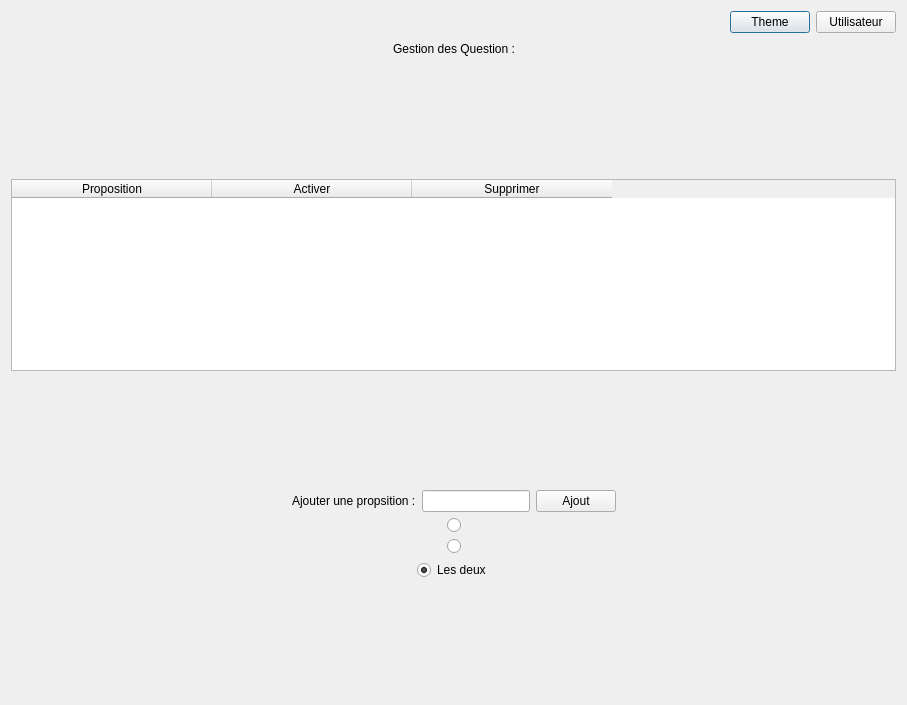
<?xml version="1.0" encoding="UTF-8"?>
<ui version="4.0">
 <class>Proposition</class>
 <widget class="QDialog" name="Proposition">
  <property name="geometry">
   <rect>
    <x>0</x>
    <y>0</y>
    <width>907</width>
    <height>705</height>
   </rect>
  </property>
  <property name="windowTitle">
   <string>Dialog</string>
  </property>
  <layout class="QVBoxLayout" name="verticalLayout">
   <item>
    <layout class="QHBoxLayout" name="Header">
     <item>
      <spacer name="horizontalSpacer_4">
       <property name="orientation">
        <enum>Qt::Horizontal</enum>
       </property>
       <property name="sizeHint" stdset="0">
        <size>
         <width>40</width>
         <height>20</height>
        </size>
       </property>
      </spacer>
     </item>
     <item>
      <widget class="QLabel" name="Logo">
       <property name="text">
        <string/>
       </property>
       <property name="pixmap">
        <pixmap>logo.png</pixmap>
       </property>
      </widget>
     </item>
     <item>
      <spacer name="horizontalSpacer">
       <property name="orientation">
        <enum>Qt::Horizontal</enum>
       </property>
       <property name="sizeHint" stdset="0">
        <size>
         <width>40</width>
         <height>20</height>
        </size>
       </property>
      </spacer>
     </item>
     <item>
      <widget class="QPushButton" name="theme">
       <property name="text">
        <string>Theme</string>
       </property>
      </widget>
     </item>
     <item>
      <widget class="QPushButton" name="Utilisateur">
       <property name="text">
        <string>Utilisateur</string>
       </property>
      </widget>
     </item>
    </layout>
   </item>
   <item>
    <layout class="QHBoxLayout" name="TITRE">
     <item>
      <spacer name="horizontalSpacer_7">
       <property name="orientation">
        <enum>Qt::Horizontal</enum>
       </property>
       <property name="sizeHint" stdset="0">
        <size>
         <width>40</width>
         <height>20</height>
        </size>
       </property>
      </spacer>
     </item>
     <item>
      <widget class="QLabel" name="label">
       <property name="text">
        <string>Gestion des Question :</string>
       </property>
      </widget>
     </item>
     <item>
      <spacer name="horizontalSpacer_8">
       <property name="orientation">
        <enum>Qt::Horizontal</enum>
       </property>
       <property name="sizeHint" stdset="0">
        <size>
         <width>40</width>
         <height>20</height>
        </size>
       </property>
      </spacer>
     </item>
    </layout>
   </item>
   <item>
    <spacer name="verticalSpacer">
     <property name="orientation">
      <enum>Qt::Vertical</enum>
     </property>
     <property name="sizeHint" stdset="0">
      <size>
       <width>20</width>
       <height>78</height>
      </size>
     </property>
    </spacer>
   </item>
   <item>
    <layout class="QHBoxLayout" name="PROPOSITION">
     <item>
      <widget class="QTableWidget" name="table">
       <property name="acceptDrops">
        <bool>false</bool>
       </property>
       <property name="dragDropMode">
        <enum>QAbstractItemView::NoDragDrop</enum>
       </property>
       <property name="showGrid">
        <bool>true</bool>
       </property>
       <attribute name="horizontalHeaderDefaultSectionSize">
        <number>200</number>
       </attribute>
       <attribute name="horizontalHeaderMinimumSectionSize">
        <number>49</number>
       </attribute>
       <attribute name="verticalHeaderDefaultSectionSize">
        <number>25</number>
       </attribute>
       <attribute name="verticalHeaderMinimumSectionSize">
        <number>25</number>
       </attribute>
       <column>
        <property name="text">
         <string>Proposition</string>
        </property>
       </column>
       <column>
        <property name="text">
         <string>Activer</string>
        </property>
       </column>
       <column>
        <property name="text">
         <string>Supprimer</string>
        </property>
       </column>
      </widget>
     </item>
    </layout>
   </item>
   <item>
    <spacer name="verticalSpacer_3">
     <property name="orientation">
      <enum>Qt::Vertical</enum>
     </property>
     <property name="sizeHint" stdset="0">
      <size>
       <width>20</width>
       <height>78</height>
      </size>
     </property>
    </spacer>
   </item>
   <item>
    <layout class="QHBoxLayout" name="AJOUTPROPOSITION">
     <item>
      <spacer name="horizontalSpacer_2">
       <property name="orientation">
        <enum>Qt::Horizontal</enum>
       </property>
       <property name="sizeHint" stdset="0">
        <size>
         <width>40</width>
         <height>20</height>
        </size>
       </property>
      </spacer>
     </item>
     <item>
      <layout class="QVBoxLayout" name="verticalLayout_2">
       <property name="topMargin">
        <number>0</number>
       </property>
       <property name="bottomMargin">
        <number>0</number>
       </property>
       <item>
        <layout class="QHBoxLayout" name="horizontalLayout">
         <property name="rightMargin">
          <number>0</number>
         </property>
         <item>
          <widget class="QLabel" name="label_2">
           <property name="text">
            <string>Ajouter une propsition :</string>
           </property>
          </widget>
         </item>
         <item>
          <widget class="QLineEdit" name="proposition"/>
         </item>
         <item>
          <widget class="QPushButton" name="ajouterProposition">
           <property name="text">
            <string>Ajout</string>
           </property>
          </widget>
         </item>
        </layout>
       </item>
       <item alignment="Qt::AlignHCenter">
        <widget class="QRadioButton" name="choix1">
         <property name="text">
          <string/>
         </property>
        </widget>
       </item>
       <item alignment="Qt::AlignHCenter">
        <widget class="QRadioButton" name="choix2">
         <property name="text">
          <string/>
         </property>
         <property name="checked">
          <bool>false</bool>
         </property>
        </widget>
       </item>
       <item alignment="Qt::AlignHCenter">
        <widget class="QRadioButton" name="choix3">
         <property name="text">
          <string>Les deux</string>
         </property>
         <property name="checked">
          <bool>true</bool>
         </property>
        </widget>
       </item>
      </layout>
     </item>
     <item>
      <spacer name="horizontalSpacer_3">
       <property name="orientation">
        <enum>Qt::Horizontal</enum>
       </property>
       <property name="sizeHint" stdset="0">
        <size>
         <width>0</width>
         <height>0</height>
        </size>
       </property>
      </spacer>
     </item>
    </layout>
   </item>
   <item>
    <spacer name="verticalSpacer_2">
     <property name="orientation">
      <enum>Qt::Vertical</enum>
     </property>
     <property name="sizeHint" stdset="0">
      <size>
       <width>20</width>
       <height>79</height>
      </size>
     </property>
    </spacer>
   </item>
  </layout>
 </widget>
 <resources/>
 <connections/>
</ui>
